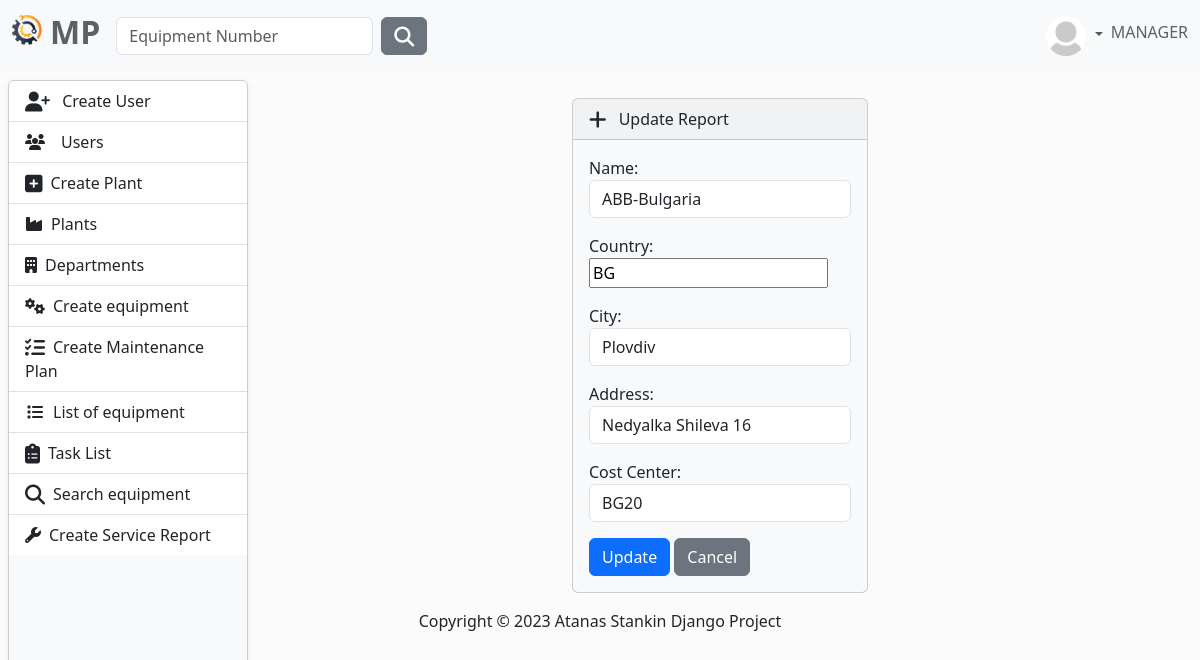
The page /plant/update/16/ (signed in) on the database its author committed.
### MaintenancePlanner/accounts/models.py (models this page shows, shortened)
class AppUser(AbstractUser, PermissionsMixin):
    username = models.CharField(
        max_length=30,
        validators=[
            MinLengthValidator(4),
        ],
        unique=True,
    )
    first_name = models.CharField(
        max_length=30,
        validators=[
            MinLengthValidator(2),
            user_name_validator,
        ]
    )
    last_name = models.CharField(
        max_length=30,
        validators=[
            MinLengthValidator(2),
            user_name_validator,
        ]
    )
    email = models.EmailField(unique=True)
    class Role(models.TextChoices):
        MANAGER = "MANAGER", 'Manager'
        SUPERVISOR = "SUPERVISOR", 'Supervisor'
        OPERATOR = "OPERATOR", 'Operator'
    role = models.CharField(max_length=50, choices=Role.choices)

class Profile(models.Model):
    user = models.OneToOneField(AppUser, on_delete=models.CASCADE)
    image = models.ImageField(
        default='images/default.jpg',
        null=True,
        blank=True,
        upload_to='images/'
    )

### MaintenancePlanner/plant/models.py (models this page shows, shortened)
class Plant(models.Model):
    name = models.CharField(
        max_length=30,
    )
    country = models.CharField(
        max_length=30,
    )
    city = models.CharField(
        max_length=30,
    )
    address = models.CharField(
        max_length=50,
    )
    cost_center = models.CharField(
        max_length=10,
        verbose_name='Cost Center'
    )

### MaintenancePlanner/plant/views.py (the view)
# urls.py: path('update/<int:pk>/', PlantUpdateView.as_view(), name='update-plant'),
class PlantUpdateView(LoginRequiredMixin, AllowedUsersMixin, UpdateView):
    allowed_roles = ['MANAGER']
    model = Plant
    template_name = 'plant/update-plant.html'
    success_url = reverse_lazy('plants-list')
    form_class = PlantCreateForm

### MaintenancePlanner/plant/forms.py
class PlantCreateForm(forms.ModelForm):
    country = CountryField().formfield(widget=CountrySelectWidget(attrs={"class": "form-control"}))
    class Meta:
        model = Plant
        fields = '__all__'
        widgets = {
            'name': forms.TextInput(attrs={'class': 'form-control'}),
            'city': forms.TextInput(attrs={'class': 'form-control'}),
            'address': forms.TextInput(attrs={'class': 'form-control'}),
            'cost_center': forms.TextInput(attrs={'class': 'form-control'}),
        }

### MaintenancePlanner/accounts/mixins.py (called while the page is built)
    def dispatch(self, request, *args, **kwargs):
        if request.user.role in self.allowed_roles:
            return super().dispatch(request, *args, **kwargs)
        else:
            return redirect('home-page')

### MaintenancePlanner/plant/templates/plant/update-plant.html (shortened to what this page needs)
{% extends 'base.html' %}
{% load crispy_forms_filters %}
{% block content %}
    {% load crispy_forms_tags %}
        <div class="row justify-content-center mt-3">
            <div class="col-4">
                <div class="card bg-light mb-3" style="max-width: 200rem;">
                  <div class="card-header">
                      <i class="fa-solid fa-plus fa-lg me-2"></i> Update Report
                  </div>
                  <div class="card-body">
                      <form action="{% url 'update-plant' plant.id %}" method="POST">
                          {{ form.as_p}}
                          <button type="submit" class="btn btn-primary">Update</button>
                          <a href="javascript:window.history.back()" class="btn btn-secondary">Cancel</a>
                      </form>
                  </div>
            </div>
            </div>
        </div>
{% endblock %}

### templates/partials/navbar.html (shortened to what this page needs)
{% load static %}
<nav class="navbar navbar-expand-lg bg-light fixed-top" data-bs-theme="light">
    <div class="container-fluid">
        <a class="navbar-brand" href="{% url 'home-page' %}">
            <ul class="navbar-nav ms-auto d-flex flex-row">
                <li><img class="logo me-2" src="{% static 'img/logo.png' %}" alt="logo" height="30"></li>
                <li><h2 style="color: #5a6268; font-weight: bold">MP</h2></li>
            </ul>
        </a>
        <div class="collapse navbar-collapse" id="navbarColor01">
            {% if user.is_authenticated %}
                <form class="d-flex" method=POST action="{% url 'search-equipment' %}">
                    <input class="form-control me-sm-2" type="search" placeholder="Equipment Number"
                           name="number">
                    <button class="btn btn-secondary my-2 my-sm-0" type="submit"><i
                            class="fa-solid fa-magnifying-glass fa-lg"></i></button>
                </form>
            {% endif %}
            <ul class="navbar-nav ms-auto d-flex flex-row">
                {% if not request.user.is_authenticated %}
                    <li class="nav-item">
                        <a class="nav-link" href="{% url 'login' %}"><i
                                class="fa-solid fa-right-to-bracket fa-lg me-2"></i>Sig In
                        </a>
                    </li>
                {% else %}
                    <li class="nav-item dropdown d-flex align-items-center">
                        <div class="btn-group dropdown">
                            <a class="nav-link dropdown-toggle" data-bs-toggle="dropdown" href="#" role="button"
                               aria-haspopup="true" aria-expanded="false">
                                {% if user.profile.image %}
                                    <img src="{{ user.profile.image.url }}" class="rounded-circle" height="40"
                                         loading="lazy"/>
                                {% else %}
                                    <img src="{% static 'img/profile-img.png' %}" class="rounded-circle" height="40"
                                         loading="lazy"/>
                                {% endif %}
                            </a>
                        </div>
                        <h6 style="color: #5a6268">{{ request.user.role }}</h6>
                    </li>
                {% endif %}
            </ul>
        </div>
    </div>
</nav>

### static/css/body.css (style rules this page uses)
body { background-color: #fbfbfb; }

### rows shown on the page
AppUser: profile.image (placeholder picture), user.role "MANAGER"
Plant: name "ABB-Bulgaria", country "BG", city "Plovdiv", address "Nedyalka Shileva 16", cost_center "BG20"
